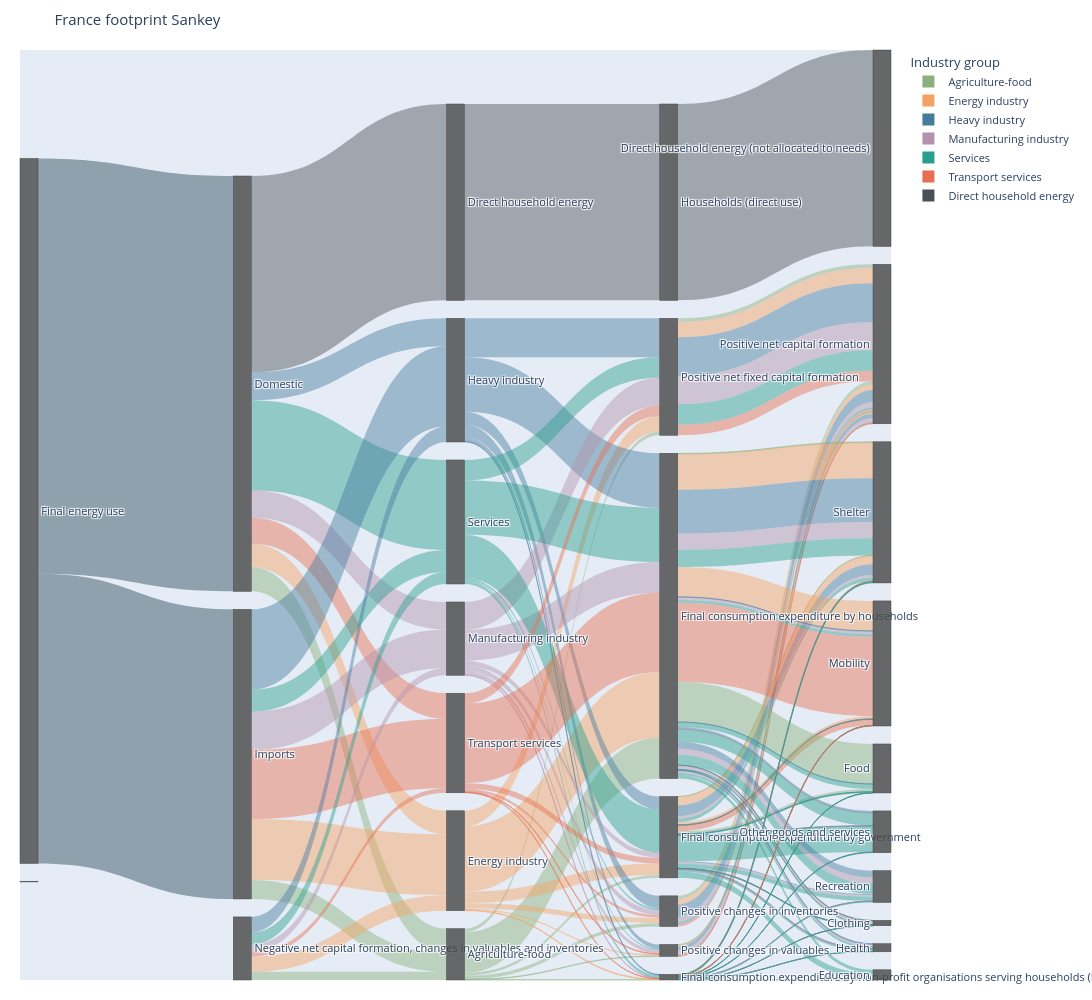

Notebook cell for this chart:
### Markdown cell above
# Example : plotting final energy footprint Sankey

### Code cell
from footprint_sankey import load_maps, compute_footprint_flows, make_sankey, save_sankey


satellite_mapping={r"^Energy use - Final": "Final energy use"}
maps = load_maps("Data/Concordance_Tables/concordance.xlsx")

title="France footprint Sankey"
unit = "TJ"

res = compute_footprint_flows(A, Y, x, F, F_Y, satellite_mapping,
    target_regions=["FR"], region_map=maps["region"], sector_map=maps["sector"],
    fd_map=maps["fd"], cons_map=maps["cons"], target_label="France",
    drop_empty_exports=True)
res["selected_stressors"], res["totals"], res["by_need"]


my_colors = {
    "Agriculture-food":       "#8AB17D",   # sage green
    "Energy industry":        "#F4A261",   # warm orange
    "Heavy industry":         "#457B9D",   # steel blue
    "Manufacturing industry": "#B392AC",   # dusty mauve
    "Services":               "#2A9D8F",   # teal
    "Transport services":     "#E76F51",   # coral
    "Other industries":       "#CED4DA",   # pale grey
    "negative":               "#9D4EDD",   # purple, clearly "different"
    "direct":                 "#495057",   # charcoal
    "final":                  "#264653",   # dark petrol blue
}

fig = make_sankey(
    res, title=title, unit=unit, min_industry_share=0.01,
    colors=my_colors,
    final_color=(60, 60, 60),        # color of Final energy use → Domestic/Imports
    node_color="rgba(70,70,70,0.8)", # color of all nodes
    height=1000, width=2500,
)
fig.show()

save_sankey(fig, "outputs/france_sankey.html")
save_sankey(fig, "outputs/france_sankey.png", scale=2)
save_sankey(fig, "outputs/france_sankey.pdf")

### Figure 1 — Plotly figure (JSON) as saved in the notebook; plotly's stock layout.template omitted (floating-point values rounded to 4 significant figures; data arrays with more than 128 entries replaced by an {"elided": "..."} marker saying what was removed)
{"data": [{"arrangement": "snap", "link": {"color": {"elided": "159 str values"}, "customdata": {"elided": "159 str values"}, "hovertemplate": "%{source.label} → %{target.label}<br>Industry: %{customdata}<br>%{value:,.4g} TJ<extra></extra>", "source": {"elided": "159 int values"}, "target": {"elided": "159 int values"}, "value": {"elided": "159 float values"}}, "node": {"color": ["rgba(0,0,0,0)", "rgba(70,70,70,0.8)", "rgba(70,70,70,0.8)", "rgba(70,70,70,0.8)", "rgba(70,70,70,0.8)", "rgba(70,70,70,0.8)", "rgba(70,70,70,0.8)", "rgba(70,70,70,0.8)", "rgba(70,70,70,0.8)", "rgba(70,70,70,0.8)", "rgba(70,70,70,0.8)", "rgba(70,70,70,0.8)", "rgba(70,70,70,0.8)", "rgba(70,70,70,0.8)", "rgba(70,70,70,0.8)", "rgba(70,70,70,0.8)", "rgba(70,70,70,0.8)", "rgba(70,70,70,0.8)", "rgba(70,70,70,0.8)", "rgba(70,70,70,0.8)", "rgba(70,70,70,0.8)", "rgba(70,70,70,0.8)", "rgba(70,70,70,0.8)", "rgba(70,70,70,0.8)", "rgba(70,70,70,0.8)", "rgba(70,70,70,0.8)", "rgba(70,70,70,0.8)", "rgba(70,70,70,0.8)", "rgba(70,70,70,0.8)"], "label": [" ", "Negative net capital formation, changes in valuables and inventories", "Final energy use", "Domestic", "Imports", "Direct household energy", "Agriculture-food", "Energy industry", "Heavy industry", "Manufacturing industry", "Services", "Transport services", "Households (direct use)", "Positive changes in inventories", "Positive changes in valuables", "Positive net fixed capital formation", "Final consumption expenditure by government", "Final consumption expenditure by households", "Final consumption expenditure by non-profit organisations serving households (NPISH)", "Positive net capital formation", "Clothing", "Education", "Food", "Health", "Mobility", "Other goods and services", "Recreation", "Shelter", "Direct household energy (not allocated to needs)"], "pad": 18, "thickness": 18, "x": [0.001, 0.25, 0.001, 0.25, 0.25, 0.5, 0.5, 0.5, 0.5, 0.5, 0.5, 0.5, 0.75, 0.75, 0.75, 0.75, 0.75, 0.75, 0.75, 0.999, 0.999, 0.999, 0.999, 0.999, 0.999, 0.999, 0.999, 0.999, 0.999]}, "type": "sankey"}, {"marker": {"color": "rgba(138,177,125,1.000)", "size": 12, "symbol": "square"}, "mode": "markers", "name": "Agriculture-food", "showlegend": true, "type": "scatter", "x": [null], "y": [null]}, {"marker": {"color": "rgba(244,162,97,1.000)", "size": 12, "symbol": "square"}, "mode": "markers", "name": "Energy industry", "showlegend": true, "type": "scatter", "x": [null], "y": [null]}, {"marker": {"color": "rgba(69,123,157,1.000)", "size": 12, "symbol": "square"}, "mode": "markers", "name": "Heavy industry", "showlegend": true, "type": "scatter", "x": [null], "y": [null]}, {"marker": {"color": "rgba(179,146,172,1.000)", "size": 12, "symbol": "square"}, "mode": "markers", "name": "Manufacturing industry", "showlegend": true, "type": "scatter", "x": [null], "y": [null]}, {"marker": {"color": "rgba(42,157,143,1.000)", "size": 12, "symbol": "square"}, "mode": "markers", "name": "Services", "showlegend": true, "type": "scatter", "x": [null], "y": [null]}, {"marker": {"color": "rgba(231,111,81,1.000)", "size": 12, "symbol": "square"}, "mode": "markers", "name": "Transport services", "showlegend": true, "type": "scatter", "x": [null], "y": [null]}, {"marker": {"color": "rgba(73,80,87,1.000)", "size": 12, "symbol": "square"}, "mode": "markers", "name": "Direct household energy", "showlegend": true, "type": "scatter", "x": [null], "y": [null]}], "layout": {"font": {"size": 11}, "height": 1000, "legend": {"title": {"text": "Industry group"}, "x": 1.02, "y": 1}, "margin": {"b": 20, "l": 20, "r": 160, "t": 50}, "title": {"text": "France footprint Sankey"}, "width": 2500, "xaxis": {"visible": false}, "yaxis": {"visible": false}}}
